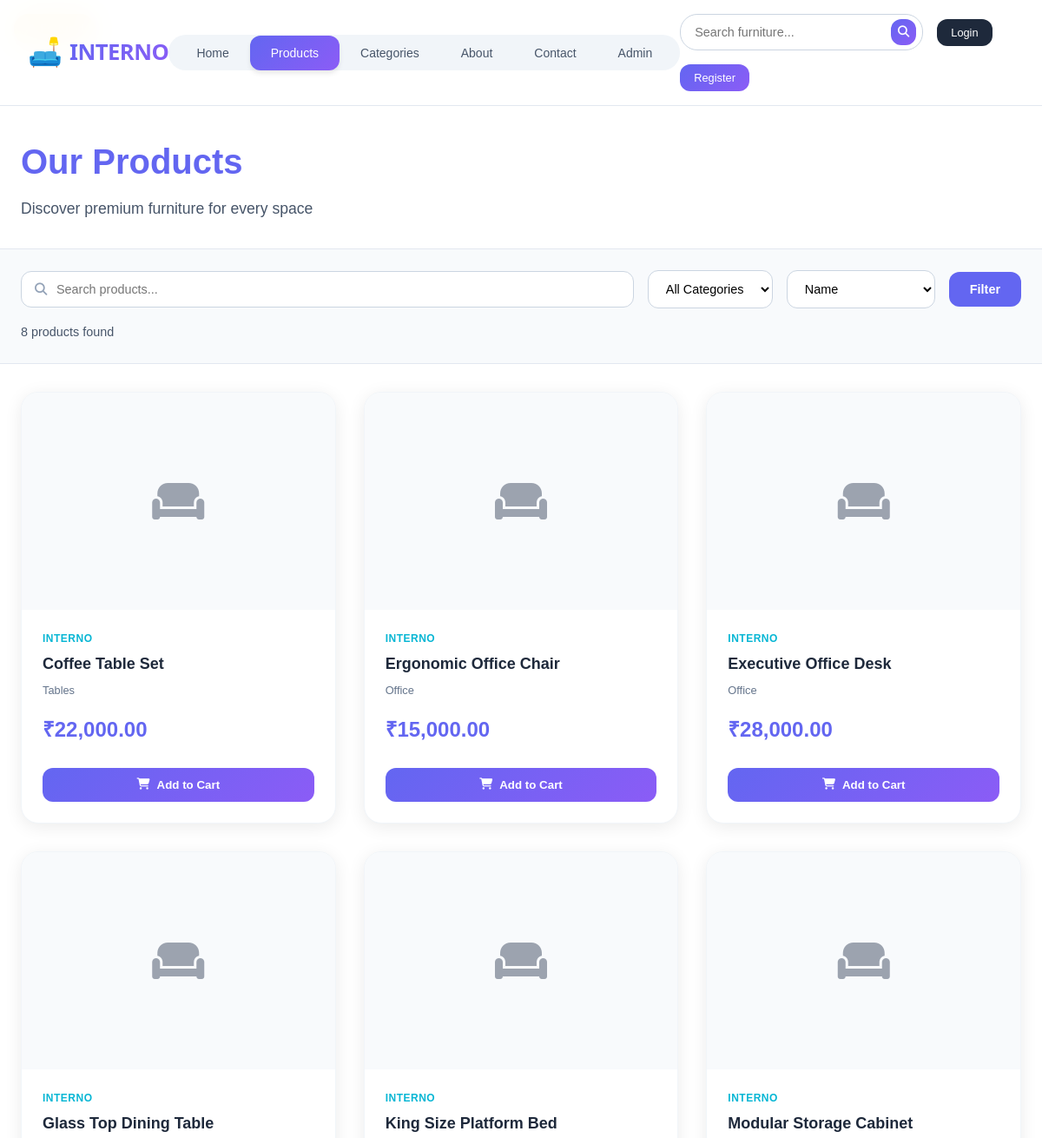
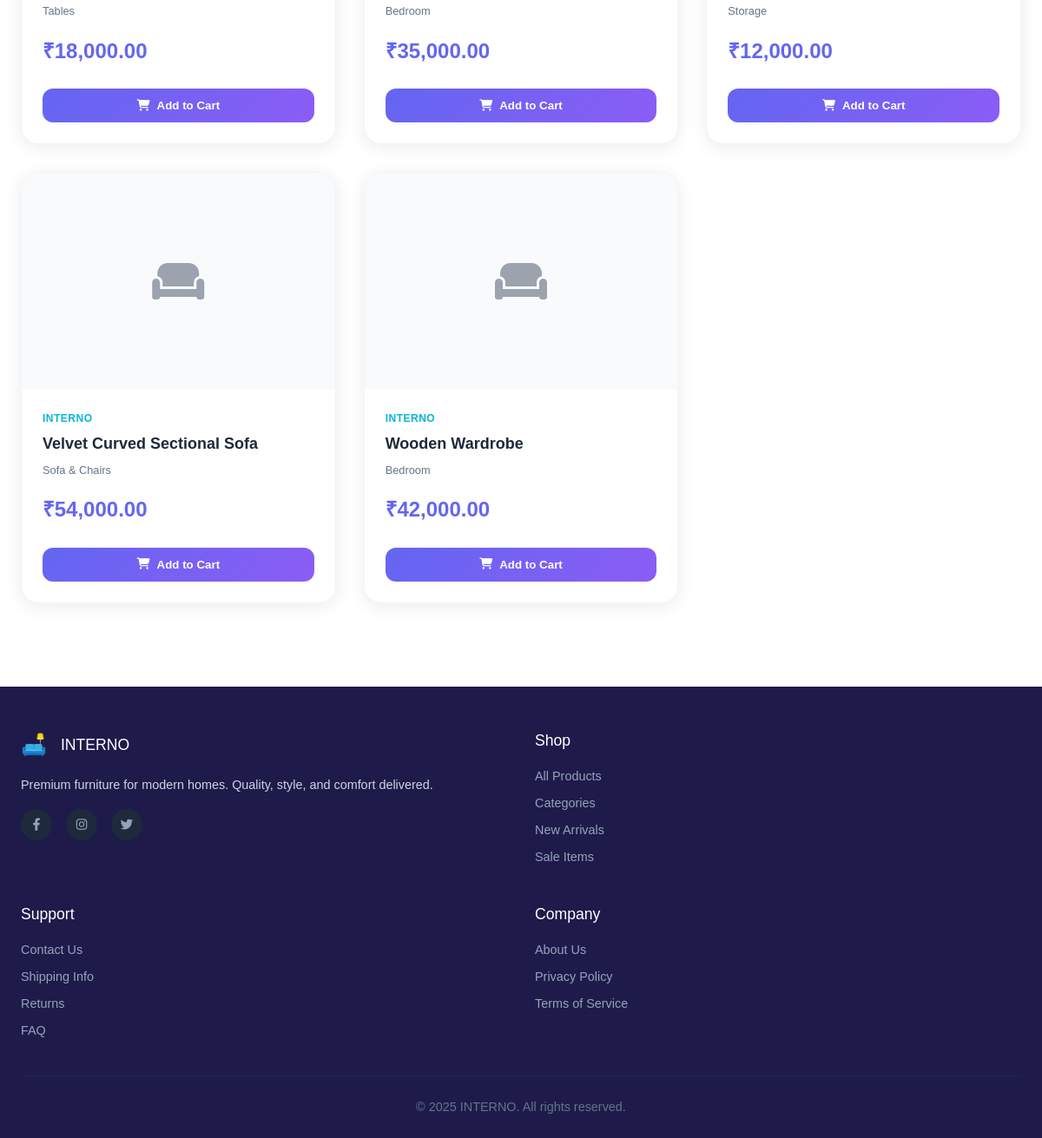
/products.php, run on the app's committed database (2 pictures, top to bottom).
### tables this page shows
CREATE TABLE `products` (
  `id` int(11) NOT NULL AUTO_INCREMENT,
  `name` varchar(200) NOT NULL,
  `description` text,
  `short_description` varchar(500),
  `price` decimal(10,2) NOT NULL,
  `category_id` int(11),
  `image` varchar(255),
  `stock_quantity` int(11) DEFAULT 0,
  `status` enum('active','inactive') DEFAULT 'active',
  `featured` tinyint(1) DEFAULT 0,
  `rating` decimal(3,2) DEFAULT 0.00,
  `created_at` timestamp DEFAULT CURRENT_TIMESTAMP,
  PRIMARY KEY (`id`),
  KEY `category_id` (`category_id`),
  CONSTRAINT `products_ibfk_1` FOREIGN KEY (`category_id`) REFERENCES `categories` (`id`) ON DELETE SET NULL
);

CREATE TABLE `categories` (
  `id` int(11) NOT NULL AUTO_INCREMENT,
  `name` varchar(100) NOT NULL,
  `description` text,
  `image` varchar(255),
  `is_active` tinyint(1) DEFAULT 1,
  `sort_order` int(11) DEFAULT 0,
  `slug` varchar(100),
  `created_at` timestamp DEFAULT CURRENT_TIMESTAMP,
  PRIMARY KEY (`id`)
);

### products.php (the view, shortened to what this page needs)
<?php
include 'includes/header.php';
$search = isset($_GET['search']) ? trim($_GET['search']) : '';
$sort = isset($_GET['sort']) ? $_GET['sort'] : 'name';
$current_category = null;
$query = "SELECT p.*, c.name as category_name FROM products p
          LEFT JOIN categories c ON p.category_id = c.id
          WHERE p.status = 'active'";
$params = [];
switch ($sort) {
    default:
        $query .= " ORDER BY p.name ASC";
}
try {
    $stmt = $pdo->prepare($query);
    $stmt->execute($params);
    $products = $stmt->fetchAll();
} catch (PDOException $e) {
    $products = [];
    $categories = [];
}
?>
<div class="page-header">
    <div class="container">
        <h1 class="page-title"><?php echo $current_category ? htmlspecialchars($current_category['name']) : 'Our Products'; ?></h1>
        <p class="page-subtitle"><?php echo $current_category ? 'Explore our ' . strtolower($current_category['name']) . ' collection' : 'Discover premium furniture for every space'; ?></p>
    </div>
</div>
<div class="filters-section">
    <div class="container">
        <form method="GET" class="filters-form">
            <div class="search-input">
                <i class="fas fa-search"></i>
                <input type="text" name="search" placeholder="Search products..." value="<?php echo htmlspecialchars($search); ?>">
            </div>
            <select name="category" class="filter-select">
                <option value="">All Categories</option>
            </select>
            <select name="sort" class="filter-select">
                <option value="name" <?php echo $sort == 'name' ? 'selected' : ''; ?>>Name</option>
            </select>
            <button type="submit" class="btn-filter">Filter</button>
        </form>
        <div class="results-info">
            <?php echo count($products); ?> products found
        </div>
    </div>
</div>
<section class="products-section">
    <div class="container">
        <?php if (empty($products)): ?>
            <div class="empty-state">
                <i class="fas fa-search"></i>
                <h3>No products found</h3>
                <p>Try adjusting your search or filters</p>
                <a href="products.php" class="btn-primary">View All Products</a>
            </div>
        <?php else: ?>
            <div class="products-grid-new">
                <?php foreach ($products as $product): ?>
                <div class="product-card-new" onclick="window.location.href='product_detail.php?id=<?php echo $product['id']; ?>'">
                    <div class="product-image-new">
                        <?php if (!empty($product['image'])): ?>
                            <img src="assets/images/<?php echo htmlspecialchars($product['image']); ?>" alt="<?php echo htmlspecialchars($product['name']); ?>">
                        <?php else: ?>
                            <div class="image-placeholder">
                                <i class="fas fa-couch"></i>
                            </div>
                        <?php endif; ?>
                    </div>
                    <div class="product-details">
                        <div class="product-brand-new">INTERNO</div>
                        <h3 class="product-title-new"><?php echo htmlspecialchars($product['name']); ?></h3>
                        <?php if ($product['category_name']): ?>
                            <div class="product-category-new"><?php echo htmlspecialchars($product['category_name']); ?></div>
                        <?php endif; ?>
                        <div class="price-section">
                            <span class="price-new">₹<?php echo number_format($product['price'], 2); ?></span>
                        </div>
                        <button class="add-cart-btn" onclick="event.stopPropagation(); addToCart(<?php echo $product['id']; ?>)">
                            <i class="fas fa-shopping-cart"></i>
                            Add to Cart
                        </button>
                    </div>
                </div>
                <?php endforeach; ?>
            </div>
        <?php endif; ?>
    </div>
</section>
<?php include 'includes/footer.php'; ?>

### includes/header.php (shortened to what this page needs)
<?php
$assetsPath = '';
?>
<!DOCTYPE html>
<html lang="en">
<head>
    <link rel="stylesheet" href="<?php echo $assetsPath; ?>assets/css/style.css">
    <link rel="stylesheet" href="https://cdnjs.cloudflare.com/ajax/libs/font-awesome/6.4.0/css/all.min.css">
</head>
<body>
    <header>
        <nav>
            <a href="<?php echo $assetsPath; ?>index.php" class="logo">
                <span class="logo-emoji">🛋️</span>
                <span class="logo-text">INTERNO</span>
            </a>
            <div class="nav-center">
                <ul class="nav-links">
                    <li><a href="<?php echo $assetsPath; ?>index.php" class="<?php echo basename($_SERVER['PHP_SELF']) == 'index.php' ? 'active' : ''; ?>">
                        Home
                    </a></li>
                    <li><a href="<?php echo $assetsPath; ?>products.php" class="<?php echo basename($_SERVER['PHP_SELF']) == 'products.php' ? 'active' : ''; ?>">
                        Products
                    </a></li>
                    <li><a href="<?php echo $assetsPath; ?>categories.php" class="<?php echo basename($_SERVER['PHP_SELF']) == 'categories.php' ? 'active' : ''; ?>">
                        Categories
                    </a></li>
                    <li><a href="<?php echo $assetsPath; ?>about.php" class="<?php echo basename($_SERVER['PHP_SELF']) == 'about.php' ? 'active' : ''; ?>">
                        About
                    </a></li>
                    <li><a href="<?php echo $assetsPath; ?>contact.php" class="<?php echo basename($_SERVER['PHP_SELF']) == 'contact.php' ? 'active' : ''; ?>">
                        Contact
                    </a></li>
                    <li><a href="#" onclick="openAdminModal()" class="admin-nav-link">
                        Admin
                    </a></li>
                </ul>
            </div>
            <div class="user-actions">
                <div class="search-container">
                    <input type="text" id="search" placeholder="Search furniture..." onkeypress="handleSearch(event)">
                    <button class="search-btn" onclick="performSearch()">
                        <i class="fas fa-search"></i>
                    </button>
                </div>
                <?php if (isset($_SESSION['user_id'])): ?>
                    <a href="<?php echo $assetsPath; ?>user/cart.php" class="cart-icon" title="Shopping Cart">
                        <i class="fas fa-shopping-cart"></i>
                        <span class="cart-count" id="cartCount">0</span>
                    </a>
                    <div class="user-menu" style="position: relative;">
                        <button class="btn btn-secondary btn-sm" onclick="toggleUserMenu()" id="userMenuBtn">
                            <i class="fas fa-user"></i> <?php echo htmlspecialchars($_SESSION['username']); ?>
                            <i class="fas fa-chevron-down" style="font-size: 0.75rem;"></i>
                        </button>
                        <div id="userDropdown" class="user-dropdown" style="display: none; position: absolute; top: 100%; right: 0; background: white; border: 1px solid var(--gray-200); border-radius: var(--radius); box-shadow: var(--shadow-lg); min-width: 200px; z-index: 1000;">
                            <a href="<?php echo $assetsPath; ?>user/profile.php" class="dropdown-item">
                                <i class="fas fa-user"></i> My Profile
                            </a>
                            <a href="<?php echo $assetsPath; ?>user/orders.php" class="dropdown-item">
                                <i class="fas fa-box"></i> My Orders
                            </a>
                            <?php if (isset($_SESSION['role']) && $_SESSION['role'] == 'admin'): ?>
                            <hr style="margin: 0.5rem 0; border: none; border-top: 1px solid var(--gray-200);">
                            <a href="<?php echo strpos($_SERVER['REQUEST_URI'], 'admin') !== false ? '' : $assetsPath . 'admin/'; ?>dashboard.php" class="dropdown-item">
                                <i class="fas fa-shield-alt"></i> Admin Panel
                            </a>
                            <?php endif; ?>
                            <hr style="margin: 0.5rem 0; border: none; border-top: 1px solid var(--gray-200);">
                            <a href="<?php echo $assetsPath; ?>user/logout.php" class="dropdown-item text-danger">
                                <i class="fas fa-sign-out-alt"></i> Logout
                            </a>
                        </div>
                    </div>
                <?php else: ?>
                    <button onclick="openLoginModal()" class="btn btn-login btn-sm">
                        Login
                    </button>
                    <button onclick="openRegisterModal()" class="btn btn-register btn-sm">
                        Register
                    </button>
                <?php endif; ?>
            </div>
        </nav>
    </header>
    <main>

### includes/footer.php
    </main>
    <footer>
        <div class="container">
            <div class="footer-content">
                <div class="footer-section">
                    <div style="display: flex; align-items: center; gap: 1rem; margin-bottom: 1rem;">
                        <span style="font-size: 1.5rem;">🛋️</span>
                        <h3 style="margin: 0;">INTERNO</h3>
                    </div>
                    <p>Premium furniture for modern homes. Quality, style, and comfort delivered.</p>
                    <div class="social-links">
                        <a href="#"><i class="fab fa-facebook-f"></i></a>
                        <a href="#"><i class="fab fa-instagram"></i></a>
                        <a href="#"><i class="fab fa-twitter"></i></a>
                    </div>
                </div>
                <div class="footer-section">
                    <h3>Shop</h3>
                    <a href="products.php">All Products</a>
                    <a href="categories.php">Categories</a>
                    <a href="#">New Arrivals</a>
                    <a href="#">Sale Items</a>
                </div>
                <div class="footer-section">
                    <h3>Support</h3>
                    <a href="contact.php">Contact Us</a>
                    <a href="#">Shipping Info</a>
                    <a href="#">Returns</a>
                    <a href="#">FAQ</a>
                </div>
                <div class="footer-section">
                    <h3>Company</h3>
                    <a href="about.php">About Us</a>
                    <a href="#">Privacy Policy</a>
                    <a href="#">Terms of Service</a>
                </div>
            </div>
            <div class="footer-bottom">
                <p>&copy; <?php echo date('Y'); ?> INTERNO. All rights reserved.</p>
            </div>
        </div>
    </footer>
</body>
</html>

### products.php (style rules this page uses)
.page-header { background: var(--light); padding: 2rem 0; border-bottom: 1px solid var(--gray-200); }
.page-title { font-size: 2.5rem; font-weight: 600; color: var(--primary); margin-bottom: 0.5rem; }
.page-subtitle { font-size: 1.1rem; color: var(--gray-600); margin: 0; }
.filters-section { background: var(--gray-50); padding: 1.5rem 0; border-bottom: 1px solid var(--gray-200); }
.filters-form { display: flex; gap: 1rem; align-items: center; flex-wrap: wrap; margin-bottom: 1rem; }
.search-input { position: relative; flex: 1; min-width: 250px; }
.search-input i { position: absolute; left: 1rem; top: 50%; transform: translateY(-50%); color: var(--gray-400); font-size: 0.9rem; }
.search-input input { width: 100%; padding: 0.75rem 1rem 0.75rem 2.5rem; border: 1px solid var(--gray-300); border-radius: var(--radius); font-size: 0.9rem; background: var(--light); transition: var(--transition); }
.filter-select { padding: 0.75rem 1rem; border: 1px solid var(--gray-300); border-radius: var(--radius); background: var(--light); font-size: 0.9rem; cursor: pointer; transition: var(--transition); }
.btn-filter, .btn-clear { padding: 0.75rem 1.5rem; border: none; border-radius: var(--radius); font-weight: 600; cursor: pointer; transition: var(--transition); font-size: 0.9rem; }
.btn-filter { background: var(--primary); color: var(--light); }
.results-info { color: var(--gray-600); font-size: 0.9rem; font-weight: 500; }
.products-section { padding: 2rem 0; background: var(--light); }
.products-grid-new { display: grid; grid-template-columns: repeat(auto-fill, minmax(280px, 1fr)); gap: 2rem; }
.product-card-new { background: white; border-radius: 20px; overflow: hidden; box-shadow: 0 4px 20px rgba(0, 0, 0, 0.08); transition: all 0.3s ease; cursor: pointer; border: 1px solid #f1f5f9; }
.product-image-new { height: 250px; background: #f8fafc; position: relative; overflow: hidden; }
.image-placeholder { display: flex; align-items: center; justify-content: center; height: 100%; color: #9ca3af; font-size: 3rem; }
.product-details { padding: 1.5rem; }
.product-brand-new { color: #06b6d4; font-size: 0.75rem; font-weight: 600; text-transform: uppercase; letter-spacing: 0.5px; margin-bottom: 0.5rem; }
.product-title-new { font-size: 1.125rem; font-weight: 600; color: #1e293b; margin-bottom: 0.5rem; line-height: 1.3; }
.product-category-new { color: #64748b; font-size: 0.8rem; margin-bottom: 1rem; }
.price-section { margin-bottom: 1.5rem; }
.price-new { font-size: 1.5rem; font-weight: 700; color: #6366f1; }
.add-cart-btn { width: 100%; background: linear-gradient(135deg, #6366f1, #8b5cf6); color: white; border: none; padding: 0.75rem; border-radius: 12px; font-weight: 600; cursor: pointer; transition: all 0.3s; display: flex; align-items: center; justify-content: center; gap: 0.5rem; }

### data on the page
products: name "Coffee Table Set", category.name "Tables", price "22,000.00"
products: name "Ergonomic Office Chair", category.name "Office", price "15,000.00"
products: name "Executive Office Desk", category.name "Office", price "28,000.00"
products: name "Glass Top Dining Table", category.name "Tables", price "18,000.00"
products: name "King Size Platform Bed", category.name "Bedroom", price "35,000.00"
products: name "Modular Storage Cabinet", category.name "Storage", price "12,000.00"
products: name "Velvet Curved Sectional Sofa", category.name "Sofa & Chairs", price "54,000.00"
products: name "Wooden Wardrobe", category.name "Bedroom", price "42,000.00"

### other printed values
count($products) "8"
